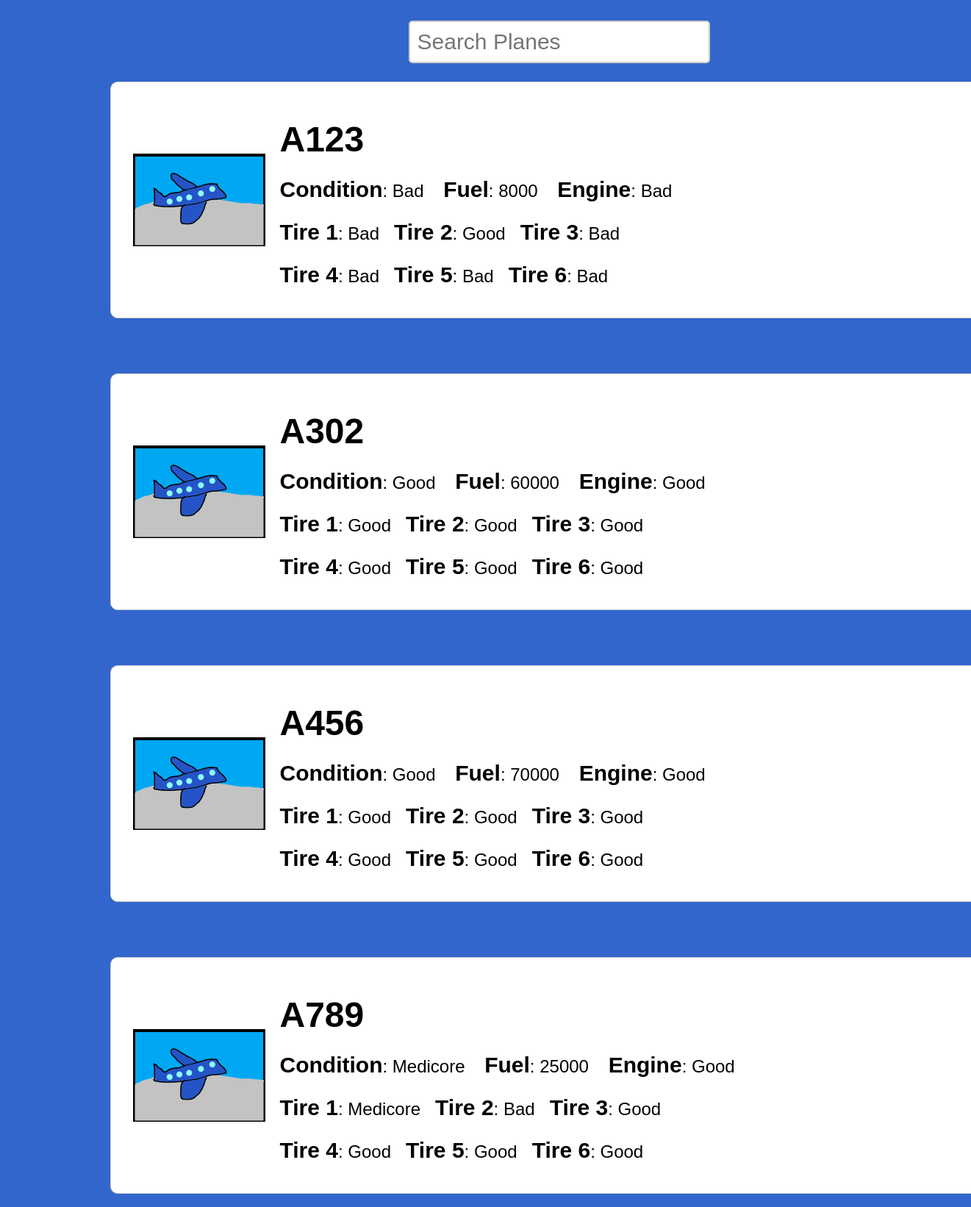
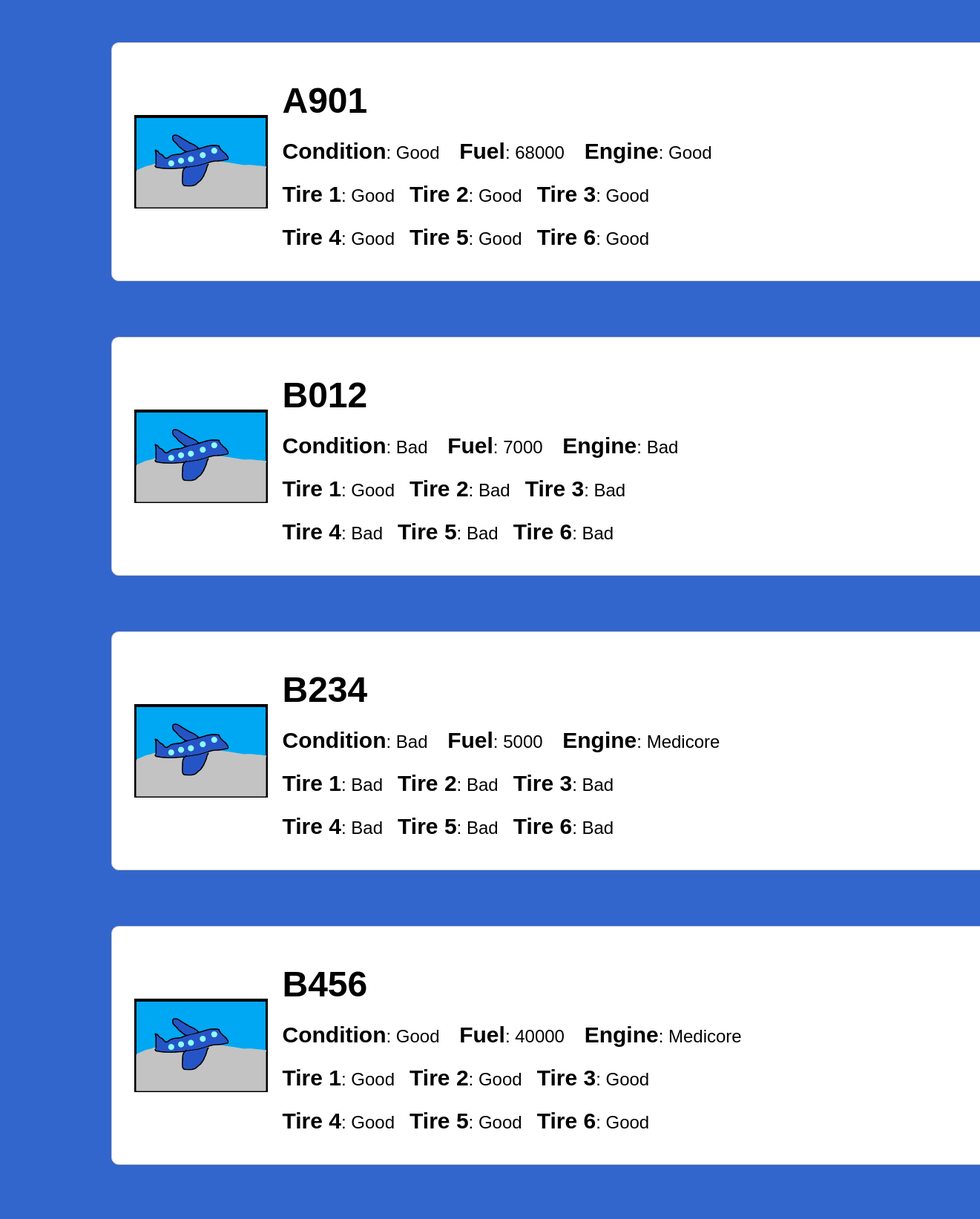
The page /plane.php (upper part) on the database its author committed (2 pictures, top to bottom).
### tables this page shows
CREATE TABLE `plane` (
  `NameID` varchar(255) NOT NULL,
  `state` enum('Good','Medicore','Bad') DEFAULT NULL,
  `fuel` int(11) DEFAULT NULL,
  `tire1` enum('Good','Medicore','Bad') DEFAULT NULL,
  `motor` enum('Good','Medicore','Bad') DEFAULT NULL,
  `tire2` enum('Good','Medicore','Bad') DEFAULT NULL,
  `tire3` enum('Good','Medicore','Bad') DEFAULT NULL,
  `tire4` enum('Good','Medicore','Bad') DEFAULT NULL,
  `tire5` enum('Good','Medicore','Bad') DEFAULT NULL,
  `tire6` enum('Good','Medicore','Bad') DEFAULT NULL
);

### database.php (called while the page is built, shortened)
<?php
$db_server = "localhost";
$db_user = "root";
$db_pass = "";
$db_name = "Silvee";
$conn = mysqli_connect($db_server, $db_user, $db_pass,  $db_name);
$planes = mysqli_query($conn, "SELECT * FROM plane");
?>

### plane.php (the view, shortened to what this page needs)
<!DOCTYPE html>
<html lang="en">
<head>
    <link rel="stylesheet" href="../style.css">
</head>
<body>
    <div class="main-content">
        <div class="search-bar">
            <input type="text" placeholder="Search Planes" id="search-bar" >
        </div>
        <div class="container">
            <?php
            include("../database.php");
            while ($row = mysqli_fetch_assoc($planes)){
                echo '<div class="card">';
                echo '<img src="../plane.png" alt="Plane Image" class="planePic">';
                echo '<div>';
                echo '<h1>' . $row['NameID'] . '</h1>';
                echo '<p><strong>Condition</strong>: ' . $row["state"] . ' &nbsp &nbsp<strong>Fuel</strong>: ' . $row["fuel"] . ' &nbsp &nbsp<strong>Engine</strong>: ' . $row["motor"] . '</p>';
                echo '<p> <strong>Tire 1</strong>: ' . $row["tire1"] .  '&nbsp &nbsp<strong>Tire 2</strong>: ' . $row["tire2"] . '&nbsp &nbsp<strong>Tire 3</strong>: ' . $row["tire3"] . '</p>';
                echo '<p> <strong>Tire 4</strong>: ' . $row["tire4"] .  '&nbsp &nbsp<strong>Tire 5</strong>: ' . $row["tire5"] . '&nbsp &nbsp<strong>Tire 6</strong>: ' . $row["tire6"] . '</p>';
                echo '</div>';
                echo '</div>';
            }
            ?>
        </div>
    </div>
</body>
</html>

### style.css (style rules this page uses)
body { font-family: Arial, sans-serif; background-color: #3366cc; }
.main-content { margin: 0; margin-left: 200px; justify-content: center; align-items: start; }
.container { display: grid; justify-content: center; align-items: center; gap: 25px; }
.card, .pieChart { width: 1200px; height: 200px; border: 1px solid #ccc; border-radius: 10px; margin: 25px; background-color: white; display: flex; justify-content: center; align-items: center; font-family: sans-serif; font-size: 1.5em; padding: 10px; }
.card img { margin: 20px; }
.card div { flex-grow: 1; }
.card h1 { margin-bottom: 5px; }
.card strong { font-size: 30px; font-weight: 900; }
.search-bar { display: flex; justify-content: center; width: 60%; margin: 0 auto; padding-top: 20px; }
.search-bar input[type="text"] { padding: 10px; border: 2px solid #ccc; border-radius: 5px; outline: none; font-size: 30px; transition: 0.3s; }

### plane.php (style rules this page uses)
.card { height: 300px; }

### rows shown on the page
plane: NameID "A123", state "Bad", fuel "8000", motor "Bad", tire1 "Bad", tire2 "Good", tire3 "Bad", tire4 "Bad", tire5 "Bad", tire6 "Bad"
plane: NameID "A302", state "Good", fuel "60000", motor "Good", tire1 "Good", tire2 "Good", tire3 "Good", tire4 "Good", tire5 "Good", tire6 "Good"
plane: NameID "A456", state "Good", fuel "70000", motor "Good", tire1 "Good", tire2 "Good", tire3 "Good", tire4 "Good", tire5 "Good", tire6 "Good"
plane: NameID "A789", state "Medicore", fuel "25000", motor "Good", tire1 "Medicore", tire2 "Bad", tire3 "Good", tire4 "Good", tire5 "Good", tire6 "Good"
plane: NameID "A901", state "Good", fuel "68000", motor "Good", tire1 "Good", tire2 "Good", tire3 "Good", tire4 "Good", tire5 "Good", tire6 "Good"
plane: NameID "B012", state "Bad", fuel "7000", motor "Bad", tire1 "Good", tire2 "Bad", tire3 "Bad", tire4 "Bad", tire5 "Bad", tire6 "Bad"
plane: NameID "B234", state "Bad", fuel "5000", motor "Medicore", tire1 "Bad", tire2 "Bad", tire3 "Bad", tire4 "Bad", tire5 "Bad", tire6 "Bad"
plane: NameID "B456", state "Good", fuel "40000", motor "Medicore", tire1 "Good", tire2 "Good", tire3 "Good", tire4 "Good", tire5 "Good", tire6 "Good"
